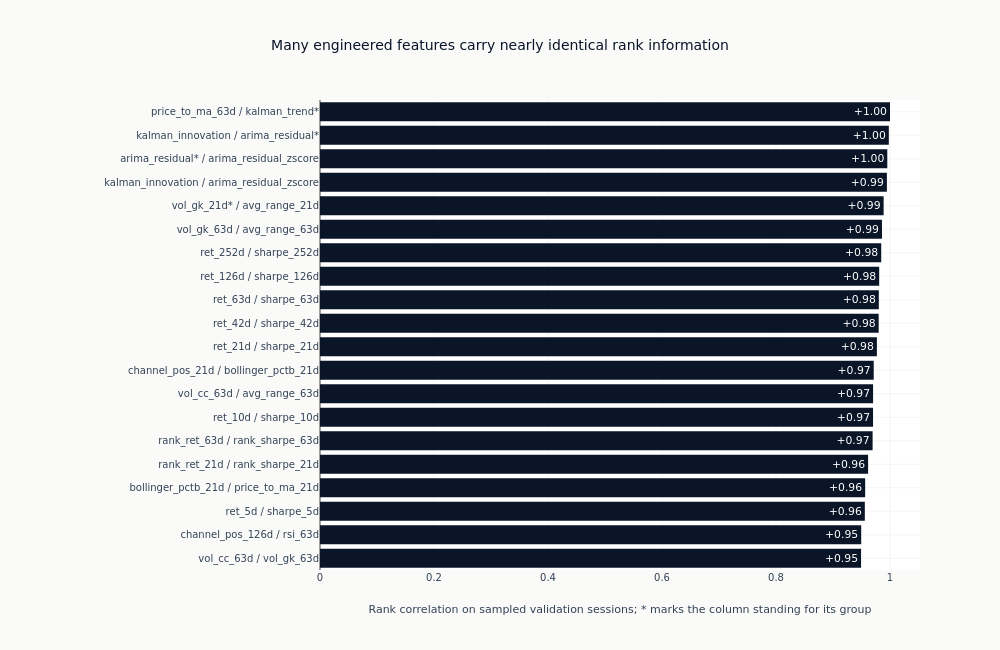

Notebook code for this chart:
### Code cell
if high_correlation_pairs:
    correlation_plot = pl.DataFrame(
        [
            {"pair": pair_label(pair), "correlation": pair["correlation"]}
            for pair in high_correlation_pairs[:20]
        ]
    ).sort("correlation")
    fig = go.Figure(
        go.Bar(
            x=correlation_plot["correlation"],
            y=correlation_plot["pair"],
            orientation="h",
            marker_color=[
                COLORS["blue"] if value > 0 else COLORS["copper"]
                for value in correlation_plot["correlation"]
            ],
            text=[f"{value:+.2f}" for value in correlation_plot["correlation"]],
            textposition="inside",
        )
    )
    fig.update_layout(
        title="Many engineered features carry nearly identical rank information",
        xaxis_title=(
            "Rank correlation on sampled validation sessions; "
            "* marks the column standing for its group"
        ),
        height=650,
        width=1000,
        margin={"l": 320},
    )
    show_plotly_with_alt(
        fig,
        "Horizontal bars of absolute rank correlation for the most correlated pairs of "
        "feature columns, each row labelling the two columns and marking with an "
        "asterisk the one standing for its group. Every bar reaches past 0.95 and the "
        "longest reach 1.00, so these pairs order the cross-section almost "
        "identically.",
    )

### Figure 1 — Plotly figure (JSON) as saved in the notebook; plotly's stock layout.template omitted (floating-point values rounded to 4 significant figures)
{"data": [{"marker": {"color": ["#0a1628", "#0a1628", "#0a1628", "#0a1628", "#0a1628", "#0a1628", "#0a1628", "#0a1628", "#0a1628", "#0a1628", "#0a1628", "#0a1628", "#0a1628", "#0a1628", "#0a1628", "#0a1628", "#0a1628", "#0a1628", "#0a1628", "#0a1628"]}, "orientation": "h", "text": ["+0.95", "+0.95", "+0.96", "+0.96", "+0.96", "+0.97", "+0.97", "+0.97", "+0.97", "+0.98", "+0.98", "+0.98", "+0.98", "+0.98", "+0.99", "+0.99", "+0.99", "+1.00", "+1.00", "+1.00"], "textposition": "inside", "type": "bar", "x": [0.9492, 0.9494, 0.9558, 0.9564, 0.9615, 0.9694, 0.9702, 0.9703, 0.9714, 0.977, 0.9801, 0.9804, 0.981, 0.9846, 0.9859, 0.9888, 0.9945, 0.9952, 0.9979, 1.0], "y": ["vol_cc_63d / vol_gk_63d", "channel_pos_126d / rsi_63d", "ret_5d / sharpe_5d", "bollinger_pctb_21d / price_to_ma_21d", "rank_ret_21d / rank_sharpe_21d", "rank_ret_63d / rank_sharpe_63d", "ret_10d / sharpe_10d", "vol_cc_63d / avg_range_63d", "channel_pos_21d / bollinger_pctb_21d", "ret_21d / sharpe_21d", "ret_42d / sharpe_42d", "ret_63d / sharpe_63d", "ret_126d / sharpe_126d", "ret_252d / sharpe_252d", "vol_gk_63d / avg_range_63d", "vol_gk_21d* / avg_range_21d", "kalman_innovation / arima_residual_zscore", "arima_residual* / arima_residual_zscore", "kalman_innovation / arima_residual*", "price_to_ma_63d / kalman_trend*"]}], "layout": {"height": 650, "margin": {"l": 320}, "title": {"text": "Many engineered features carry nearly identical rank information"}, "width": 1000, "xaxis": {"title": {"text": "Rank correlation on sampled validation sessions; * marks the column standing for its group"}}}}
